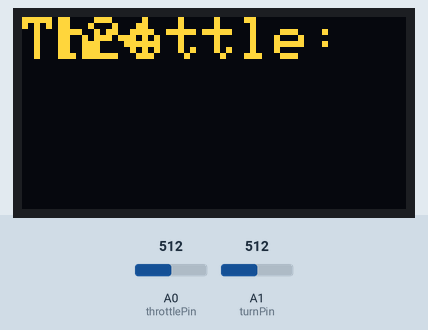
Recording of a sketch running on a simulated Arduino Uno, built with avr-gcc and run on an emulated ATmega328P. Parts: 128×64 one-colour display. The inputs (shaded band) are chosen by the test bench; at power-on: A0 (throttlePin) = 512, A1 (turnPin) = 512. The OLED is the two-colour kind (top 16 rows yellow); the display library's start-up logo is not drawn; no radio packets arrive unless stated; what the sketch prints to the serial monitor is not drawn.

Above: at 0.62 s.
At 1.03 s:
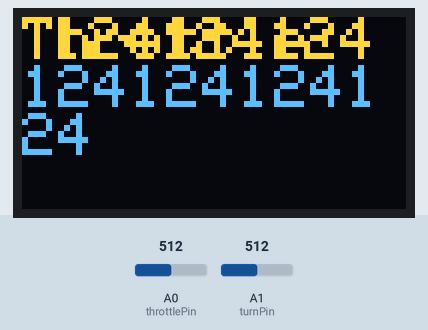
At 1.5 s:
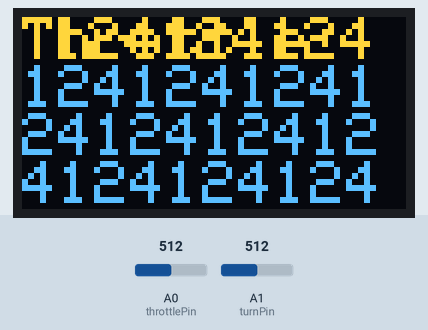

The sketch:

controller.ino
```cpp
/*
 * April 2018 - Jacob Peterson
 * arduino@jacobpeterson.net
 */
/*
 * This is the sketch that will run on the the controller Aduino
 * to control: wireless transceivers, OLED display, lawn mower
 * throttle and turning, and more.
 */

// Libraries
#include <SPI.h>
#include <nRF24L01.h>
#include <RF24.h>
#include <Wire.h>
//#include <Adafruit_GFX.h> use later for cool fx :)
#include <Adafruit_SSD1306.h>


// Setup Display
//#define OLED_RESET 4
const int OLED_RESET = 4;
Adafruit_SSD1306 display(OLED_RESET);

#if (SSD1306_LCDHEIGHT != 64)
#error("Height incorrect, please fix Adafruit_SSD1306.h!");
#endif


// Setup Radio
RF24 radio(7, 8); // CE, CSN pins

// Addresses used by radio
const byte mowerWritingAddress[] = "mower";
const byte controllerWritingAddress[] = "cntrl";

// struct for receiving data from mower
typedef struct {
  byte batteryPercentage;
  byte currentDraw; // In Amps
}
ReceiveRadioData;

// struct for transmitting data to mower
typedef struct {
  byte throttle; // 0-100
  byte turnRight; // 0-255
  byte turnLeft; // 0-255
  boolean backwards; // Uses right joystick moved all the way down.
}
TransmitRadioData;

// Construct RadioData
TransmitRadioData transmitRadioData;
ReceiveRadioData receiveRadioData;

// - Pinout -
// NRF24 pins
// CE - 7
// CSN - 8
// SCK - 13
// MOSI - 11
// MISO - 12
// SSD1306 Display pins (i2c)
// SDA - A4
// SCL - A5
//const byte leftTrimPin = 4;
//const byte rightTrimPin = 5;
//const byte autoTurnRightPin = 6;
//const byte autoTurnLeftPin = 9;
// Analog In pins
const byte throttlePin = A0;
const byte turnPin = A1;
//const byte backwardsPin = A2;
//const byte batteryVoltagePin = A3;

void setup() {
  // Configure pin modes


  // Configure OLED information screen
  display.begin(SSD1306_SWITCHCAPVCC, 0x3C);  // initialize with the I2C addr 0x3D
  // Show image buffer on the display hardware.
  // Since the buffer is intialized with an Adafruit splashscreen
  // internally, this will display the splashscreen.
  display.display();
  delay(500);
  // Clear the buffer.
  display.clearDisplay();

  display.clearDisplay();
  display.setCursor(0, 0);
  display.setTextSize(2);
  display.print("Throttle: ");
  display.setCursor(10, 0);
  display.display();

  // Configure transceiver
  radio.begin();
  radio.setChannel(122);
  radio.setPALevel(RF24_PA_MAX);
  radio.setDataRate(RF24_250KBPS);
//  radio.setPayloadSize(max(sizeof(transmitRadioData), sizeof(receiveRadioData)));
  radio.openWritingPipe(controllerWritingAddress);
//  radio.openReadingPipe(0, mowerWritingAddress);

  radio.stopListening(); // Temporary until transceiving is functional

  Serial.begin(9600);
}

void loop() {
  executeRadioLogic();

  updateAnalogValues();

  updateScreen();

  delay(40);

  Serial.println(transmitRadioData.turnLeft);
  Serial.println(transmitRadioData.turnRight);
}

byte unsuccessfulTxIndex = 0; // Counts unsuccessful writes
void executeRadioLogic() {
  // Temporarly only acting as a receiver.

  // Write transmit data
  radio.write(&transmitRadioData, sizeof(transmitRadioData));


  // TODO Fix transceiving logic

  // This radio logic is primarily acting as the receiver of data
  // although we do send necessary data back.

//  if (radio.available()) { // Check if data in rx buffer
//    while (radio.available()) { // Get last data if multiple packets in buffer
//      radio.read(&receiveRadioData, sizeof(receiveRadioData)); // Read into struct obj
//    }
//
//    // Close radio buffer and prepare for writing data
//    radio.stopListening();
//
//    if (!radio.write(&transmitRadioData, sizeof(transmitRadioData))) {
//      unsuccessfulTxIndex++;
//    } else {
//      unsuccessfulTxIndex = 0;
//    }
//
//    // Open radio buffer and prepare for reading data
//    radio.startListening();
//
//    if (unsuccessfulTxIndex > 3) { // 3 times in a row data tx was unsuccessful
//      // TODO inform user of error
//    }
//    Serial.println(receiveRadioData.currentDraw);
//  }
}

void updateAnalogValues() {

  int analogThrottle = analogRead(throttlePin);
  if (analogThrottle < 50) { // Clamp to prevent floating max
    analogThrottle = 50;
  } else if (analogThrottle > 950) { // Clamp to prevent floating min
    analogThrottle = 950;
  }
  byte finalThrottle = map(analogThrottle, 950, 50, 0, 255);
  transmitRadioData.throttle = finalThrottle;

  int analogTurn = analogRead(turnPin);
  byte finalTurnRight = 0;
  byte finalTurnLeft = 0;
  if (analogTurn < 450) {
    finalTurnRight = map(analogTurn, 450, 0, 0, 255);
  }
  if (analogTurn > 650) {
    finalTurnLeft = map(analogTurn, 0, 650, 0, 255);
  }

  transmitRadioData.turnRight = finalTurnRight;
  transmitRadioData.turnLeft = finalTurnLeft;

  // 1023? basically no throttle
  // 0? full throttle

//  int analogThrottle = analogRead(A4);
//  Serial.println(analogThrottle);

  // Turning analog
  // Less resistance is moving right (high number)
  // 2.6 middle
  // 4.45 max
  // 2.6/4.45 = 0.5842696629

  // Throttle Low resistance = 0.59
  // Max 4.52
}


// Method will update the OLED info screen.
void updateScreen() {
  display.print(transmitRadioData.throttle);
  display.display();
}
```
